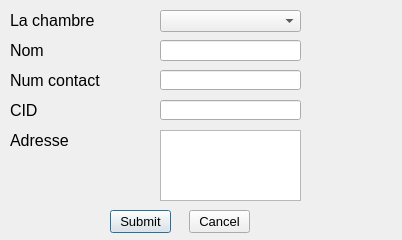
<?xml version="1.0" encoding="UTF-8"?>
<ui version="4.0">
 <class>BookRoomDialog</class>
 <widget class="QDialog" name="BookRoomDialog">
  <property name="windowModality">
   <enum>Qt::WindowModal</enum>
  </property>
  <property name="geometry">
   <rect>
    <x>0</x>
    <y>0</y>
    <width>402</width>
    <height>240</height>
   </rect>
  </property>
  <property name="windowTitle">
   <string>Booka a Room</string>
  </property>
  <widget class="QLabel" name="label">
   <property name="geometry">
    <rect>
     <x>10</x>
     <y>10</y>
     <width>151</width>
     <height>21</height>
    </rect>
   </property>
   <property name="font">
    <font>
     <pointsize>12</pointsize>
    </font>
   </property>
   <property name="text">
    <string>La chambre</string>
   </property>
  </widget>
  <widget class="QComboBox" name="cmbRoomList">
   <property name="geometry">
    <rect>
     <x>160</x>
     <y>10</y>
     <width>141</width>
     <height>22</height>
    </rect>
   </property>
   <property name="font">
    <font>
     <pointsize>12</pointsize>
    </font>
   </property>
  </widget>
  <widget class="QLineEdit" name="txtName">
   <property name="geometry">
    <rect>
     <x>160</x>
     <y>40</y>
     <width>141</width>
     <height>21</height>
    </rect>
   </property>
  </widget>
  <widget class="QLineEdit" name="txtContactNumber">
   <property name="geometry">
    <rect>
     <x>160</x>
     <y>70</y>
     <width>141</width>
     <height>20</height>
    </rect>
   </property>
  </widget>
  <widget class="QTextEdit" name="txtAddress">
   <property name="geometry">
    <rect>
     <x>160</x>
     <y>130</y>
     <width>141</width>
     <height>71</height>
    </rect>
   </property>
  </widget>
  <widget class="QLabel" name="label_2">
   <property name="geometry">
    <rect>
     <x>10</x>
     <y>40</y>
     <width>161</width>
     <height>21</height>
    </rect>
   </property>
   <property name="font">
    <font>
     <pointsize>12</pointsize>
    </font>
   </property>
   <property name="text">
    <string>Nom</string>
   </property>
  </widget>
  <widget class="QLabel" name="label_3">
   <property name="geometry">
    <rect>
     <x>10</x>
     <y>70</y>
     <width>151</width>
     <height>21</height>
    </rect>
   </property>
   <property name="font">
    <font>
     <pointsize>12</pointsize>
    </font>
   </property>
   <property name="text">
    <string>Num contact</string>
   </property>
  </widget>
  <widget class="QLabel" name="label_4">
   <property name="geometry">
    <rect>
     <x>10</x>
     <y>130</y>
     <width>131</width>
     <height>21</height>
    </rect>
   </property>
   <property name="font">
    <font>
     <pointsize>12</pointsize>
    </font>
   </property>
   <property name="text">
    <string>Adresse</string>
   </property>
  </widget>
  <widget class="QLabel" name="label_5">
   <property name="geometry">
    <rect>
     <x>10</x>
     <y>100</y>
     <width>131</width>
     <height>21</height>
    </rect>
   </property>
   <property name="font">
    <font>
     <pointsize>12</pointsize>
    </font>
   </property>
   <property name="text">
    <string>CID</string>
   </property>
  </widget>
  <widget class="QLineEdit" name="txtIdProof">
   <property name="geometry">
    <rect>
     <x>160</x>
     <y>100</y>
     <width>141</width>
     <height>20</height>
    </rect>
   </property>
  </widget>
  <widget class="QPushButton" name="btnSubmit">
   <property name="geometry">
    <rect>
     <x>110</x>
     <y>210</y>
     <width>61</width>
     <height>23</height>
    </rect>
   </property>
   <property name="font">
    <font>
     <pointsize>10</pointsize>
    </font>
   </property>
   <property name="text">
    <string>Submit</string>
   </property>
  </widget>
  <widget class="QPushButton" name="btnCancel">
   <property name="geometry">
    <rect>
     <x>189</x>
     <y>210</y>
     <width>61</width>
     <height>23</height>
    </rect>
   </property>
   <property name="font">
    <font>
     <pointsize>10</pointsize>
    </font>
   </property>
   <property name="text">
    <string>Cancel</string>
   </property>
  </widget>
 </widget>
 <resources/>
 <connections/>
</ui>
